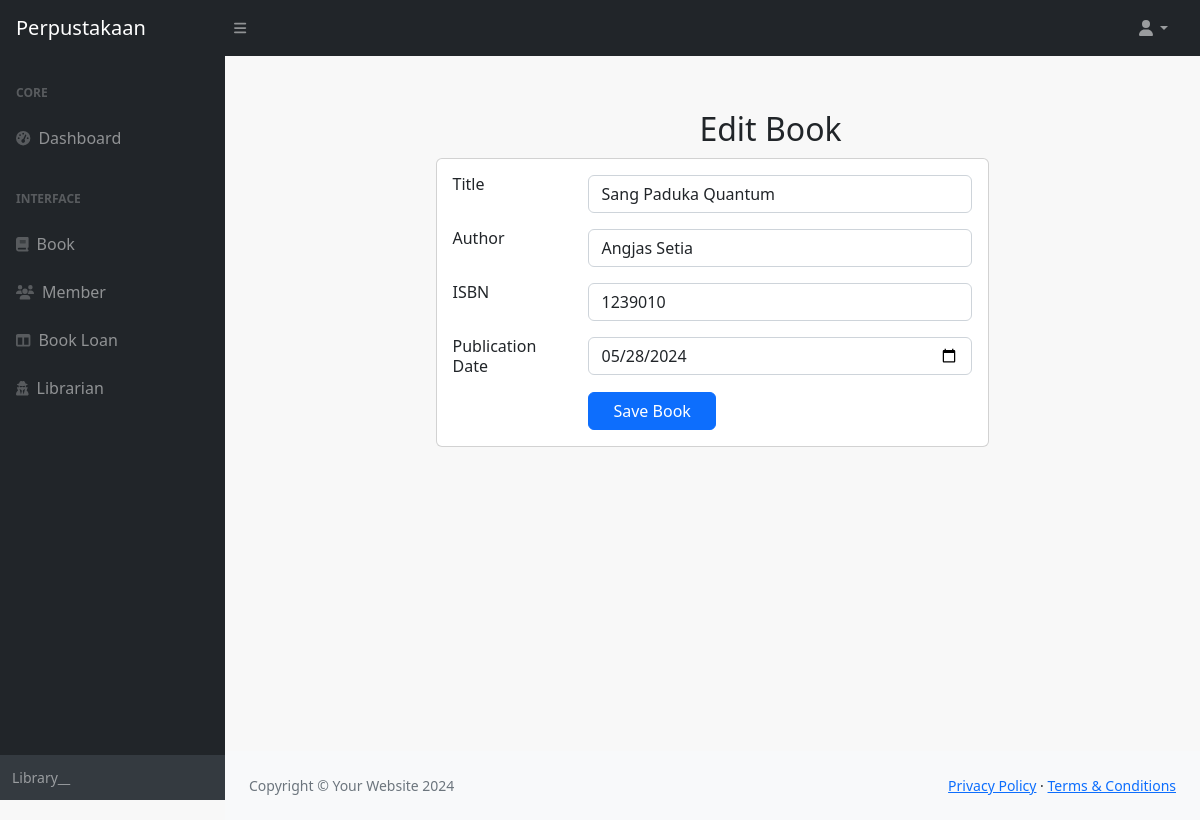
Page /book/edit/13 on the committed database.
### book/models.py (models this page shows, shortened)
class Book(models.Model):
    title = models.CharField(max_length=50)
    author = models.CharField(max_length=25)
    isbn = models.CharField(max_length=15)
    published_date = models.DateField()
    class Meta:
        db_table = 'book'

### book/views.py (the view)
# urls.py: path('book/edit/<int:book_id>', edit_book, name = 'edit_book'),
def edit_book(request, book_id):
    book = get_object_or_404(Book, id = book_id)
    if request.method == "POST":
        form = BookForm(request.POST, instance=book)
        if form.is_valid():
            form.save()
            return redirect('book_list')
    else:
        form = BookForm(instance=book)
    return render(request, 'edit_book.html', {'form':form})

### book/forms.py
class BookForm(ModelForm):
    class Meta:
        model = Book
        fields = '__all__'
        widgets = {
            'title': forms.TextInput(attrs={'class':"form-control"}),
            'author': forms.TextInput(attrs={'class':"form-control"}),
            'isbn': forms.TextInput(attrs={'class':"form-control"}),
            'published_date': forms.DateInput(attrs={'type': 'date', 'class': 'form-control'}),
        }

### book/templates/edit_book.html (shortened to what this page needs)
{% extends "base.html" %}
{% block content %}
<div class="container mt-4 col-lg-8 px-5">
    <h2 class="text-center">Edit Book</h2>
    <form method="post" class="card mx-auto">
            <div class="card-body">
                <div class="row mb-3">
                    <div class="col-sm-3">
                        <h6 class="mb-0">Title</h6>
                    </div>
                    <div class="col-sm-9 text-secondary">
                        {{ form.title }}
                    </div>
                </div>
                <div class="row mb-3">
                    <div class="col-sm-3">
                        <h6 class="mb-0">Author</h6>
                    </div>
                    <div class="col-sm-9 text-secondary">
                        {{ form.author }}
                    </div>
                </div>
                <div class="row mb-3">
                    <div class="col-sm-3">
                        <h6 class="mb-0">ISBN</h6>
                    </div>
                    <div class="col-sm-9 text-secondary">
                        {{ form.isbn }}
                    </div>
                </div>
                <div class="row mb-3">
                    <div class="col-sm-3">
                        <h6 class="mb-0">Publication Date</h6>
                    </div>
                    <div class="col-sm-9 text-secondary">
                        {{ form.published_date }}
                    </div>
                </div>
                <div class="row">
                    <div class="col-sm-3"></div>
                    <div class="col-sm-9 text-secondary">
                        <button type="submit" class="btn btn-primary px-4">Save Book
                    </div>
                </div>
    </form>
</div>
</div>
{% endblock %}

### rows in the picture
Book: title "Sang Paduka Quantum", author "Angjas Setia", isbn "1239010", published_date "05/28/2024"
